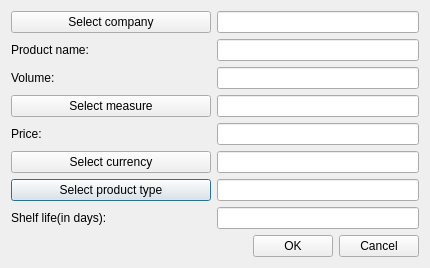
<?xml version="1.0" encoding="UTF-8"?>
<ui version="4.0">
 <class>CreateProduct</class>
 <widget class="QDialog" name="CreateProduct">
  <property name="geometry">
   <rect>
    <x>0</x>
    <y>0</y>
    <width>430</width>
    <height>267</height>
   </rect>
  </property>
  <property name="sizePolicy">
   <sizepolicy hsizetype="Fixed" vsizetype="Fixed">
    <horstretch>0</horstretch>
    <verstretch>0</verstretch>
   </sizepolicy>
  </property>
  <property name="windowTitle">
   <string>Create/Update product</string>
  </property>
  <property name="locale">
   <locale language="English" country="UnitedStates"/>
  </property>
  <property name="modal">
   <bool>false</bool>
  </property>
  <layout class="QGridLayout" name="gridLayout">
   <property name="leftMargin">
    <number>11</number>
   </property>
   <property name="topMargin">
    <number>11</number>
   </property>
   <property name="rightMargin">
    <number>11</number>
   </property>
   <property name="bottomMargin">
    <number>11</number>
   </property>
   <item row="3" column="1">
    <widget class="QLineEdit" name="measureEdit">
     <property name="readOnly">
      <bool>true</bool>
     </property>
    </widget>
   </item>
   <item row="6" column="0">
    <widget class="QPushButton" name="prodTypeBtn">
     <property name="text">
      <string>Select product type</string>
     </property>
    </widget>
   </item>
   <item row="4" column="0">
    <widget class="QLabel" name="priceLb">
     <property name="text">
      <string>Price:</string>
     </property>
    </widget>
   </item>
   <item row="2" column="1">
    <widget class="QLineEdit" name="volumeEdit">
     <property name="toolTip">
      <string>&lt;html&gt;&lt;head/&gt;&lt;body&gt;&lt;p&gt;For example: 1 (depending on measure, in that case = 1 liter)&lt;/p&gt;&lt;/body&gt;&lt;/html&gt;</string>
     </property>
    </widget>
   </item>
   <item row="7" column="0">
    <widget class="QLabel" name="shelfLifeLb">
     <property name="text">
      <string>Shelf life(in days):</string>
     </property>
    </widget>
   </item>
   <item row="8" column="0" colspan="2">
    <layout class="QHBoxLayout" name="horizontalLayout_2">
     <item>
      <spacer name="horizontalSpacer">
       <property name="orientation">
        <enum>Qt::Horizontal</enum>
       </property>
       <property name="sizeHint" stdset="0">
        <size>
         <width>40</width>
         <height>20</height>
        </size>
       </property>
      </spacer>
     </item>
     <item>
      <widget class="QPushButton" name="okBtn">
       <property name="text">
        <string>OK</string>
       </property>
      </widget>
     </item>
     <item>
      <widget class="QPushButton" name="cancelBtn">
       <property name="text">
        <string>Cancel</string>
       </property>
      </widget>
     </item>
    </layout>
   </item>
   <item row="0" column="1">
    <widget class="QLineEdit" name="companyEdit">
     <property name="readOnly">
      <bool>true</bool>
     </property>
    </widget>
   </item>
   <item row="2" column="0">
    <widget class="QLabel" name="volumeLb">
     <property name="text">
      <string>Volume:</string>
     </property>
    </widget>
   </item>
   <item row="7" column="1">
    <widget class="QLineEdit" name="shelfLifeEdit">
     <property name="toolTip">
      <string>&lt;html&gt;&lt;head/&gt;&lt;body&gt;&lt;p&gt;For example: 4 (in days, in that case 4 days)&lt;/p&gt;&lt;/body&gt;&lt;/html&gt;</string>
     </property>
    </widget>
   </item>
   <item row="4" column="1">
    <widget class="QLineEdit" name="priceEdit">
     <property name="toolTip">
      <string>&lt;html&gt;&lt;head/&gt;&lt;body&gt;&lt;p&gt;For example: 3.5 (depending on currency, in that case 3.5 USD)&lt;/p&gt;&lt;/body&gt;&lt;/html&gt;</string>
     </property>
    </widget>
   </item>
   <item row="1" column="0">
    <widget class="QLabel" name="nameLb">
     <property name="text">
      <string>Product name:</string>
     </property>
    </widget>
   </item>
   <item row="3" column="0">
    <widget class="QPushButton" name="measureBtn">
     <property name="text">
      <string>Select measure</string>
     </property>
    </widget>
   </item>
   <item row="6" column="1">
    <widget class="QLineEdit" name="prodTypeEdit">
     <property name="readOnly">
      <bool>true</bool>
     </property>
    </widget>
   </item>
   <item row="0" column="0">
    <widget class="QPushButton" name="companyBtn">
     <property name="minimumSize">
      <size>
       <width>200</width>
       <height>0</height>
      </size>
     </property>
     <property name="text">
      <string>Select company</string>
     </property>
    </widget>
   </item>
   <item row="1" column="1">
    <widget class="QLineEdit" name="nameEdit">
     <property name="toolTip">
      <string>&lt;html&gt;&lt;head/&gt;&lt;body&gt;&lt;p&gt;For example: Milk&lt;/p&gt;&lt;/body&gt;&lt;/html&gt;</string>
     </property>
    </widget>
   </item>
   <item row="5" column="0">
    <widget class="QPushButton" name="currencyBtn">
     <property name="text">
      <string>Select currency</string>
     </property>
    </widget>
   </item>
   <item row="5" column="1">
    <widget class="QLineEdit" name="currencyEdit">
     <property name="readOnly">
      <bool>true</bool>
     </property>
    </widget>
   </item>
  </layout>
 </widget>
 <tabstops>
  <tabstop>companyBtn</tabstop>
  <tabstop>companyEdit</tabstop>
  <tabstop>nameEdit</tabstop>
  <tabstop>volumeEdit</tabstop>
  <tabstop>measureBtn</tabstop>
  <tabstop>measureEdit</tabstop>
  <tabstop>priceEdit</tabstop>
  <tabstop>currencyBtn</tabstop>
  <tabstop>currencyEdit</tabstop>
  <tabstop>prodTypeBtn</tabstop>
  <tabstop>prodTypeEdit</tabstop>
  <tabstop>shelfLifeEdit</tabstop>
  <tabstop>okBtn</tabstop>
  <tabstop>cancelBtn</tabstop>
 </tabstops>
 <resources/>
 <connections/>
</ui>
